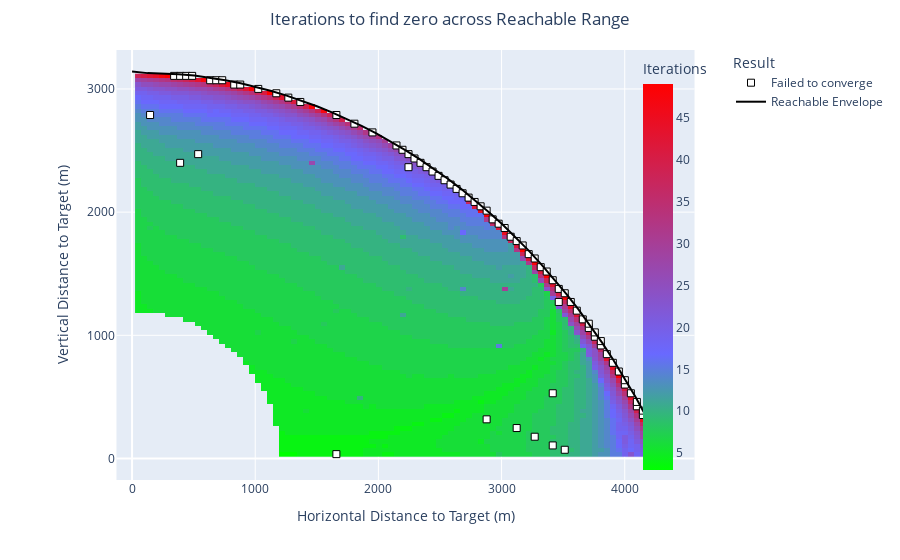

Here is the notebook cell this chart was saved with:
### Markdown cell above
### Plot

### Code cell
p = plot_test_results(baseline_big_df, envelope_df)
p.write_html('ZeroBaselineChart.html')

### Figure 1 — Plotly figure (JSON) as saved in the notebook; plotly's stock layout.template omitted (floating-point values rounded to 4 significant figures; data arrays with more than 128 entries replaced by an {"elided": "..."} marker saying what was removed)
{"data": [{"colorbar": {"title": {"text": "Iterations"}, "x": 0.85}, "colorscale": [[0, "#00FF00"], [0.3, "#6969FF"], [1, "#FF0000"]], "hoverongaps": false, "hovertemplate": "x: %{x}<br>y: %{y}<br>iterations: %{z}<extra></extra>", "name": "Converged", "type": "heatmap", "x": [48.79, 97.58, 146.4, 195.2, 244.0, 292.8, 341.5, 390.3, 439.1, 487.9, 536.7, 585.5, 634.3, 683.1, 731.9, 780.7, 829.5, 878.3, 927.0, 975.8, 1025.0, 1073.0, 1122.0, 1171.0, 1220.0, 1269.0, 1317.0, 1366.0, 1415.0, 1464.0, 1513.0, 1561.0, 1610.0, 1659.0, 1708.0, 1757.0, 1805.0, 1854.0, 1903.0, 1952.0, 2000.0, 2049.0, 2098.0, 2147.0, 2196.0, 2244.0, 2293.0, 2342.0, 2391.0, 2440.0, 2488.0, 2537.0, 2586.0, 2635.0, 2684.0, 2732.0, 2781.0, 2830.0, 2879.0, 2928.0, 2976.0, 3025.0, 3074.0, 3123.0, 3171.0, 3220.0, 3269.0, 3318.0, 3367.0, 3415.0, 3464.0, 3513.0, 3562.0, 3611.0, 3659.0, 3708.0, 3757.0, 3806.0, 3855.0, 3903.0, 3952.0, 4001.0, 4050.0, 4099.0, 4147.0, 4196.0, 4245.0, 4294.0], "y": [35.3, 70.6, 105.9, 141.2, 176.5, 211.8, 247.1, 282.4, 317.7, 353.0, 388.3, 423.6, 458.9, 494.2, 529.5, 564.8, 600.1, 635.4, 670.7, 706.0, 741.2, 776.5, 811.8, 847.1, 882.4, 917.7, 953.0, 988.3, 1024.0, 1059.0, 1094.0, 1130.0, 1165.0, 1200.0, 1235.0, 1271.0, 1306.0, 1341.0, 1377.0, 1412.0, 1447.0, 1482.0, 1518.0, 1553.0, 1588.0, 1624.0, 1659.0, 1694.0, 1730.0, 1765.0, 1800.0, 1835.0, 1871.0, 1906.0, 1941.0, 1977.0, 2012.0, 2047.0, 2083.0, 2118.0, 2153.0, 2188.0, 2224.0, 2259.0, 2294.0, 2330.0, 2365.0, 2400.0, 2436.0, 2471.0, 2506.0, 2541.0, 2577.0, 2612.0, 2647.0, 2683.0, 2718.0, 2753.0, 2789.0, 2824.0, 2859.0, 2894.0, 2930.0, 2965.0, 3000.0, 3036.0, 3071.0, 3106.0], "z": {"elided": "88x88 float values"}}, {"hoverinfo": "text", "marker": {"color": "white", "line": {"color": "black", "width": 1}, "size": 7, "symbol": "square"}, "mode": "markers", "name": "Failed to converge", "text": ["x: 146.38<br>y: 2788.51<br>Distance non-convergent. Vertical error 0.01465979978638643 feet with 1.527415rad elevation, after 12 iterations.", "x: 341.54<br>y: 3106.19<br>Max iterations reached", "x: 390.33<br>y: 2400.24<br>Max iterations reached", "x: 390.33<br>y: 3106.19<br>Max iterations reached", "x: 439.13<br>y: 3106.19<br>Max iterations reached", "x: 487.92<br>y: 3106.19<br>Max iterations reached", "x: 536.71<br>y: 2470.83<br>Max iterations reached", "x: 634.29<br>y: 3070.89<br>Max iterations reached", "x: 683.08<br>y: 3070.89<br>Max iterations reached", "x: 731.88<br>y: 3070.89<br>Max iterations reached", "x: 829.46<br>y: 3035.59<br>Max iterations reached", "x: 878.25<br>y: 3035.59<br>Max iterations reached", "x: 1024.63<br>y: 3000.29<br>Max iterations reached", "x: 1171.00<br>y: 2965.00<br>Distance non-convergent. Vertical error 0.05689870339665504 feet with 1.314818rad elevation, after 35 iterations.", "x: 1268.59<br>y: 2929.70<br>Max iterations reached", "x: 1366.17<br>y: 2894.40<br>Max iterations reached", "x: 1658.92<br>y: 35.30<br>Max iterations reached", "x: 1658.92<br>y: 2788.51<br>Max iterations reached", "x: 1805.30<br>y: 2717.91<br>Max iterations reached", "x: 1951.67<br>y: 2647.32<br>Max iterations reached", "x: 2146.84<br>y: 2541.43<br>Max iterations reached", "x: 2195.63<br>y: 2506.13<br>Max iterations reached", "x: 2244.42<br>y: 2364.94<br>Distance non-convergent. Vertical error 0.01922594192546967 feet with 1.006045rad elevation, after 17 iterations.", "x: 2244.42<br>y: 2470.83<br>Max iterations reached", "x: 2293.21<br>y: 2435.53<br>Max iterations reached", "x: 2342.01<br>y: 2400.24<br>Max iterations reached", "x: 2390.80<br>y: 2364.94<br>Max iterations reached", "x: 2439.59<br>y: 2329.64<br>Max iterations reached", "x: 2488.38<br>y: 2294.34<br>Max iterations reached", "x: 2537.17<br>y: 2259.05<br>Max iterations reached", "x: 2585.96<br>y: 2223.75<br>Max iterations reached", "x: 2634.76<br>y: 2188.45<br>Max iterations reached", "x: 2683.55<br>y: 2153.15<br>Max iterations reached", "x: 2732.34<br>y: 2117.86<br>Max iterations reached", "x: 2781.13<br>y: 2082.56<br>Max iterations reached", "x: 2829.92<br>y: 2047.26<br>Max iterations reached", "x: 2878.71<br>y: 317.68<br>Max iterations reached", "x: 2878.71<br>y: 2011.96<br>Max iterations reached", "x: 2927.51<br>y: 1941.37<br>Max iterations reached", "x: 2976.30<br>y: 1906.07<br>Max iterations reached", "x: 3025.09<br>y: 1870.77<br>Max iterations reached", "x: 3073.88<br>y: 1800.18<br>Max iterations reached", "x: 3122.67<br>y: 247.08<br>Max iterations reached", "x: 3122.67<br>y: 1764.88<br>Max iterations reached", "x: 3171.47<br>y: 1729.58<br>Max iterations reached", "x: 3220.26<br>y: 1658.99<br>Max iterations reached", "x: 3269.05<br>y: 176.49<br>Max iterations reached", "x: 3269.05<br>y: 1623.69<br>Max iterations reached", "x: 3317.84<br>y: 1553.09<br>Distance non-convergent. Vertical error 0.015504834987950744 feet with 0.807896rad elevation, after 30 iterations.", "x: 3366.63<br>y: 1517.80<br>Max iterations reached", "x: 3415.42<br>y: 105.89<br>Max iterations reached", "x: 3415.42<br>y: 529.46<br>Error non-convergent. Vertical error 0.01596218608142408 feet with 0.404251rad elevation, after 30 iterations.", "x: 3415.42<br>y: 1447.20<br>Max iterations reached", "x: 3464.22<br>y: 1270.71<br>Max iterations reached", "x: 3464.22<br>y: 1376.61<br>Max iterations reached", "x: 3513.01<br>y: 70.60<br>Max iterations reached", "x: 3513.01<br>y: 1341.31<br>Max iterations reached", "x: 3561.80<br>y: 1270.71<br>Max iterations reached", "x: 3610.59<br>y: 1200.12<br>Max iterations reached", "x: 3659.38<br>y: 1129.52<br>Max iterations reached", "x: 3708.17<br>y: 1058.93<br>Max iterations reached", "x: 3708.17<br>y: 1094.23<br>Max iterations reached", "x: 3756.97<br>y: 988.33<br>Max iterations reached", "x: 3756.97<br>y: 1023.63<br>Max iterations reached", "x: 3805.76<br>y: 917.74<br>Max iterations reached", "x: 3805.76<br>y: 953.03<br>Max iterations reached", "x: 3854.55<br>y: 847.14<br>Max iterations reached", "x: 3903.34<br>y: 776.55<br>Distance non-convergent. Vertical error 0.018744819943094626 feet with 0.67111rad elevation, after 31 iterations.", "x: 3952.13<br>y: 705.95<br>Max iterations reached", "x: 4000.93<br>y: 600.06<br>Max iterations reached", "x: 4000.93<br>y: 635.36<br>Max iterations reached", "x: 4049.72<br>y: 529.46<br>Max iterations reached", "x: 4098.51<br>y: 423.57<br>Max iterations reached", "x: 4098.51<br>y: 458.87<br>Max iterations reached", "x: 4147.30<br>y: 352.98<br>Max iterations reached", "x: 4147.30<br>y: 388.27<br>Max iterations reached", "x: 4196.09<br>y: 247.08<br>Max iterations reached", "x: 4196.09<br>y: 282.38<br>Max iterations reached", "x: 4244.88<br>y: 176.49<br>Max iterations reached", "x: 4293.68<br>y: 70.60<br>Max iterations reached"], "type": "scatter", "x": [146.4, 341.5, 390.3, 390.3, 439.1, 487.9, 536.7, 634.3, 683.1, 731.9, 829.5, 878.3, 1025.0, 1171.0, 1269.0, 1366.0, 1659.0, 1659.0, 1805.0, 1952.0, 2147.0, 2196.0, 2244.0, 2244.0, 2293.0, 2342.0, 2391.0, 2440.0, 2488.0, 2537.0, 2586.0, 2635.0, 2684.0, 2732.0, 2781.0, 2830.0, 2879.0, 2879.0, 2928.0, 2976.0, 3025.0, 3074.0, 3123.0, 3123.0, 3171.0, 3220.0, 3269.0, 3269.0, 3318.0, 3367.0, 3415.0, 3415.0, 3415.0, 3464.0, 3464.0, 3513.0, 3513.0, 3562.0, 3611.0, 3659.0, 3708.0, 3708.0, 3757.0, 3757.0, 3806.0, 3806.0, 3855.0, 3903.0, 3952.0, 4001.0, 4001.0, 4050.0, 4099.0, 4099.0, 4147.0, 4147.0, 4196.0, 4196.0, 4245.0, 4294.0], "y": [2789.0, 3106.0, 2400.0, 3106.0, 3106.0, 3106.0, 2471.0, 3071.0, 3071.0, 3071.0, 3036.0, 3036.0, 3000.0, 2965.0, 2930.0, 2894.0, 35.3, 2789.0, 2718.0, 2647.0, 2541.0, 2506.0, 2365.0, 2471.0, 2436.0, 2400.0, 2365.0, 2330.0, 2294.0, 2259.0, 2224.0, 2188.0, 2153.0, 2118.0, 2083.0, 2047.0, 317.7, 2012.0, 1941.0, 1906.0, 1871.0, 1800.0, 247.1, 1765.0, 1730.0, 1659.0, 176.5, 1624.0, 1553.0, 1518.0, 105.9, 529.5, 1447.0, 1271.0, 1377.0, 70.6, 1341.0, 1271.0, 1200.0, 1130.0, 1059.0, 1094.0, 988.3, 1024.0, 917.7, 953.0, 847.1, 776.5, 706.0, 600.1, 635.4, 529.5, 423.6, 458.9, 353.0, 388.3, 247.1, 282.4, 176.5, 70.6]}, {"line": {"color": "black", "width": 2}, "mode": "lines", "name": "Reachable Envelope", "type": "scatter", "x": [4342.0, 4260.0, 4176.0, 4089.0, 4000.0, 3909.0, 3816.0, 3721.0, 3624.0, 3525.0, 3425.0, 3322.0, 3219.0, 3113.0, 3006.0, 2897.0, 2787.0, 2676.0, 2563.0, 2450.0, 2335.0, 2218.0, 2101.0, 1983.0, 1864.0, 1743.0, 1622.0, 1501.0, 1378.0, 1255.0, 1131.0, 1007.0, 882.2, 756.9, 631.3, 505.4, 378.8, 252.3, 126.1, 1.924e-13], "y": [0.0, 171.7, 337.1, 496.5, 650.1, 798.0, 940.6, 1078.0, 1210.0, 1337.0, 1459.0, 1577.0, 1689.0, 1797.0, 1901.0, 2000.0, 2095.0, 2185.0, 2271.0, 2353.0, 2430.0, 2504.0, 2573.0, 2639.0, 2700.0, 2757.0, 2810.0, 2859.0, 2904.0, 2946.0, 2983.0, 3016.0, 3046.0, 3071.0, 3093.0, 3110.0, 3120.0, 3125.0, 3129.0, 3141.0]}], "layout": {"legend": {"title": {"text": "Result"}, "traceorder": "normal", "x": 1, "y": 1}, "margin": {"t": 50}, "showlegend": true, "title": {"text": "Iterations to find zero across Reachable Range", "x": 0.5}, "xaxis": {"constrain": "domain", "title": {"text": "Horizontal Distance to Target (m)"}}, "yaxis": {"dtick": 1000, "scaleanchor": "x", "scaleratio": 1, "title": {"text": "Vertical Distance to Target (m)"}}}}
